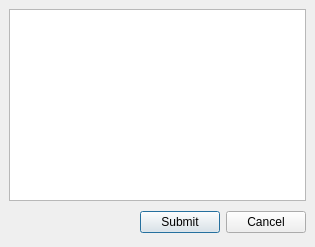
<?xml version="1.0" encoding="UTF-8"?>
<ui version="4.0">
 <class>Perforce::Internal::PendingChangesDialog</class>
 <widget class="QDialog" name="Perforce::Internal::PendingChangesDialog">
  <property name="windowTitle">
   <string>P4 Pending Changes</string>
  </property>
  <layout class="QVBoxLayout">
   <property name="spacing">
    <number>6</number>
   </property>
   <property name="margin">
    <number>9</number>
   </property>
   <item>
    <widget class="QListWidget" name="listWidget"/>
   </item>
   <item>
    <layout class="QHBoxLayout">
     <property name="spacing">
      <number>6</number>
     </property>
     <property name="margin">
      <number>0</number>
     </property>
     <item>
      <spacer>
       <property name="orientation">
        <enum>Qt::Horizontal</enum>
       </property>
       <property name="sizeHint" stdset="0">
        <size>
         <width>131</width>
         <height>31</height>
        </size>
       </property>
      </spacer>
     </item>
     <item>
      <widget class="QPushButton" name="submitButton">
       <property name="text">
        <string>Submit</string>
       </property>
      </widget>
     </item>
     <item>
      <widget class="QPushButton" name="cancelButton">
       <property name="text">
        <string>Cancel</string>
       </property>
      </widget>
     </item>
    </layout>
   </item>
  </layout>
 </widget>
 <resources/>
 <connections>
  <connection>
   <sender>submitButton</sender>
   <signal>clicked()</signal>
   <receiver>Perforce::Internal::PendingChangesDialog</receiver>
   <slot>accept()</slot>
   <hints>
    <hint type="sourcelabel">
     <x>278</x>
     <y>253</y>
    </hint>
    <hint type="destinationlabel">
     <x>96</x>
     <y>254</y>
    </hint>
   </hints>
  </connection>
  <connection>
   <sender>cancelButton</sender>
   <signal>clicked()</signal>
   <receiver>Perforce::Internal::PendingChangesDialog</receiver>
   <slot>reject()</slot>
   <hints>
    <hint type="sourcelabel">
     <x>369</x>
     <y>253</y>
    </hint>
    <hint type="destinationlabel">
     <x>179</x>
     <y>282</y>
    </hint>
   </hints>
  </connection>
 </connections>
</ui>
